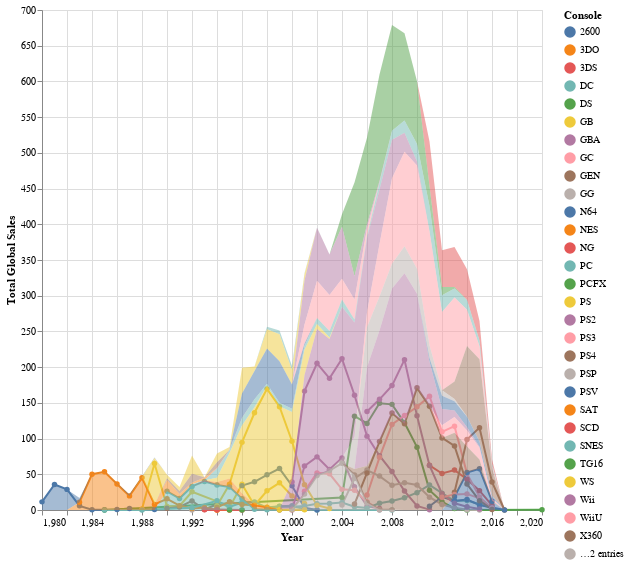

Notebook code cell kept with this figure:
### Code cell
color_plot = alt.Chart(vg_sales_mod5).mark_line(point = True).encode(
    y = alt.Y('Global_Sales:Q', title = 'Total Global Sales'),
    x = alt.X('Year:Q', title = 'Year'),
    color = alt.Color('Platform', title = 'Console')
).properties(
    width = 500,
    height = 500
)
color_plot + color_plot.mark_area(opacity = 0.5) #let's smooth this, also maybe do some density work, we could do mean estimates
                                                 # to do more comparisons

### Figure 1 — Vega-Lite specification as saved in the notebook (floating-point values rounded to 4 significant figures; data arrays with more than 128 entries replaced by an {"elided": "..."} marker saying what was removed)
{"config": {"view": {"continuousWidth": 400, "continuousHeight": 300}}, "layer": [{"mark": {"type": "line", "point": true}, "encoding": {"color": {"type": "nominal", "field": "Platform", "title": "Console"}, "x": {"type": "quantitative", "field": "Year", "title": "Year"}, "y": {"type": "quantitative", "field": "Global_Sales", "title": "Total Global Sales"}}, "height": 500, "width": 500}, {"mark": {"type": "area", "opacity": 0.5}, "encoding": {"color": {"type": "nominal", "field": "Platform", "title": "Console"}, "x": {"type": "quantitative", "field": "Year", "title": "Year"}, "y": {"type": "quantitative", "field": "Global_Sales", "title": "Total Global Sales"}}, "height": 500, "width": 500}], "data": {"name": "data-5c225a562d5f101aa6238e0aded394ec"}, "$schema": "https://vega.github.io/schema/vega-lite/v4.8.1.json", "datasets": {"data-5c225a562d5f101aa6238e0aded394ec": {"elided": "241 records"}}}
